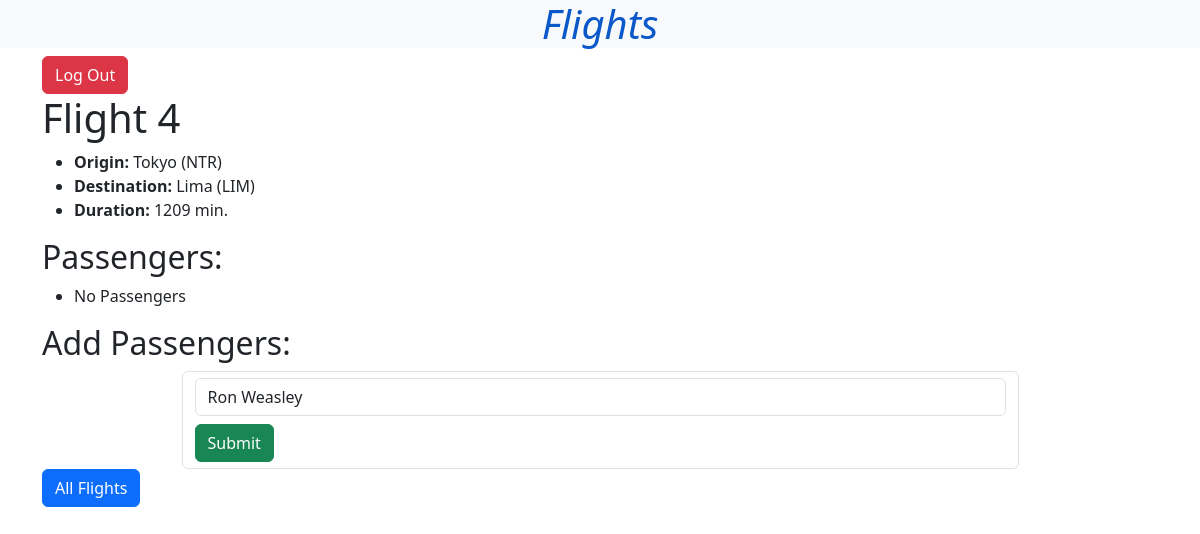
Page /flights/4 (signed in) on the committed database.
### flights/models.py (models this page shows, shortened)
class Flight(models.Model):
    origin = models.ForeignKey(Airport, on_delete=models.CASCADE, related_name="departures")
    destination = models.ForeignKey(Airport, on_delete=models.CASCADE, related_name="arrivals")
    duration = models.IntegerField()

class Airport(models.Model):
    code = models.CharField(max_length=3)
    city = models.CharField(max_length=64)
    def __str__(self):
        return f"{self.city} ({self.code})"

### flights/views.py (the view)
# urls.py: path('<int:flight_id>', views.fligth, name="flight"),
def fligth(request, flight_id):
    if not request.user.is_authenticated:
        return HttpResponseRedirect(reverse("loginView"))
    flight = Flight.objects.get(id=flight_id)
    passangers = flight.passengers.all()
    non_passengers = Passanger.objects.exclude(flights = flight).all()
    return render(request, "flights/flight.html", {
        "flights": flight,
        "passangers": passangers,
        "non_passengers": non_passengers
    })

### flights/models.py (called while the page is built)
    def __str__(self):
        return f"{self.first} {self.last}"

### flights/templates/flights/flight.html (shortened to what this page needs)
{% extends "flights/layout.html" %}
{% block body %}
<a href="{% url 'logoutView' %}" class="btn btn-danger">Log Out</a>
    <h1>Flight {{ flights.id }}</h1>
    <ul>
        <li><b>Origin:</b> {{ flights.origin }}</li>
        <li><b>Destination:</b> {{ flights.destination }}</li>
        <li><b>Duration:</b> {{ flights.duration }} min.</li>
    </ul>
    <h2>Passengers:</h2>
    <ul>
        {% for passanger in passangers %}
            <li>{{ passanger }}</li>
        {% empty %}
            <li>No Passengers</li>
        {% endfor %}
    </ul>
    <h2>Add Passengers:</h2>
    <div class="d-flex justify-content-center">
        <form action="{% url 'book' flights.id %}" class="form-control w-75" method="post">
            <select name="passenger" id="" class="form-control">
                {% for passenger in non_passengers %}
                    <option value="{{ passenger.id }}">{{ passenger }}</option>
                {% endfor %}
            </select>
            <input type="submit" class="btn btn-success mt-2" value="Submit">
        </form>
    </div>
    <a href="{% url 'index' %}" class="btn btn-primary">All Flights</a>
{% endblock %}

### rows in the picture
Flight: id "4", origin "Tokyo (NTR)", destination "Lima (LIM)", duration "1209"

### other values in the picture
form field passenger "Ron Weasley"
